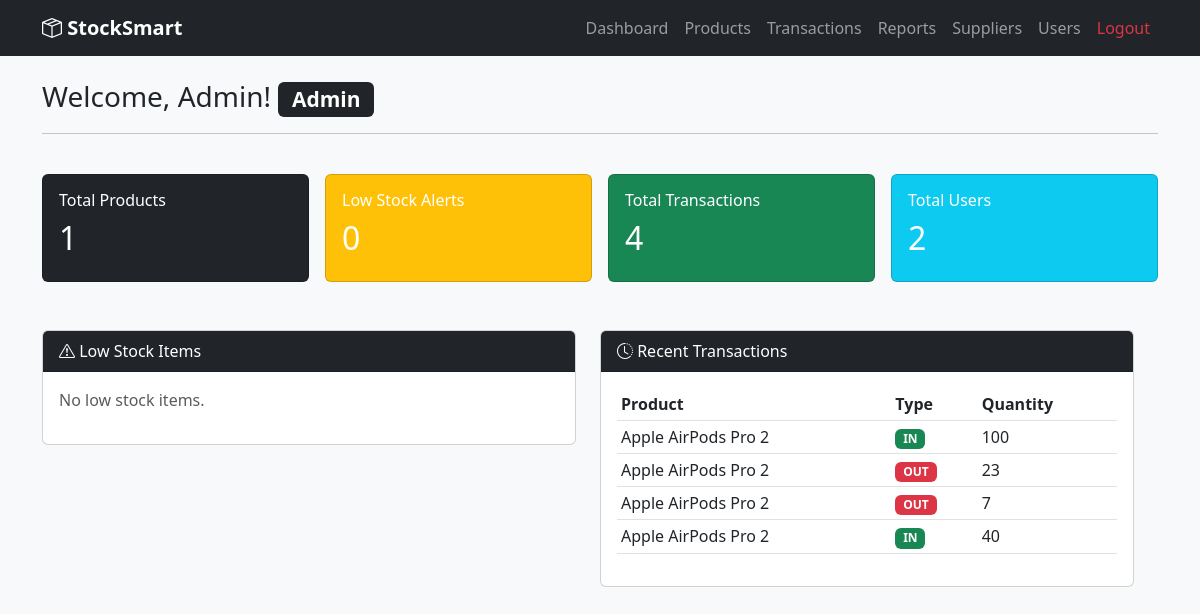
Screenshot of /accounts/dashboard/ (signed in) with the database file from the repository.
### apps/accounts/models.py (models this page shows, shortened)
class User(AbstractUser):
    ROLE_CHOICES = [
        ('admin', 'Admin'),
        ('staff', 'Staff'),
    ]
    STATUS_CHOICES = [
        ('active', 'Active'),
        ('pending', 'Pending'),
        ('rejected', 'Rejected'),
    ]
    role = models.CharField(max_length=10, choices=ROLE_CHOICES, default='staff')
    status = models.CharField(max_length=10, choices=STATUS_CHOICES, default='active')
    def is_admin(self):
        return self.role == 'admin'

### apps/transactions/models.py (models this page shows, shortened)
class Transaction(models.Model):
    TRANSACTION_TYPES = [
        ('IN', 'Stock In'),
        ('OUT', 'Stock Out'),
    ]
    OUT_REASONS = [
        ('sold', 'Sold'),
        ('damaged', 'Damaged/Expired'),
        ('internal', 'Internal Use'),
        ('other', 'Other'),
    ]
    product = models.ForeignKey(Product, on_delete=models.CASCADE)
    transaction_type = models.CharField(max_length=3, choices=TRANSACTION_TYPES)
    quantity = models.PositiveIntegerField()
    performed_by = models.ForeignKey(User, on_delete=models.SET_NULL, null=True)
    supplier = models.ForeignKey(Supplier, on_delete=models.SET_NULL, null=True, blank=True)
    out_reason = models.CharField(max_length=20, choices=OUT_REASONS, blank=True, null=True)
    notes = models.TextField(blank=True, null=True)
    date = models.DateTimeField(auto_now_add=True)

### apps/products/models.py (models this page shows, shortened)
class Product(models.Model):
    name = models.CharField(max_length=200)
    category = models.ForeignKey(Category, on_delete=models.SET_NULL, null=True, blank=True)
    unit = models.CharField(max_length=50)
    minimum_threshold = models.PositiveIntegerField(default=10)
    current_stock = models.PositiveIntegerField(default=0)
    created_by = models.ForeignKey('accounts.User', on_delete=models.SET_NULL, null=True)
    created_at = models.DateTimeField(auto_now_add=True)
    updated_at = models.DateTimeField(auto_now=True)
    def is_low_stock(self):
        return self.current_stock <= self.minimum_threshold

### apps/accounts/views.py (the view)
# urls.py: path('dashboard/', views.dashboard_view, name='dashboard'),
@login_required
def dashboard_view(request):
    from apps.products.models import Product
    from apps.transactions.models import Transaction
    total_products = Product.objects.count()
    low_stock_products = [p for p in Product.objects.all() if p.is_low_stock()]
    low_stock_count = len(low_stock_products)
    total_transactions = Transaction.objects.count()
    total_users = User.objects.filter(status='active').count()
    recent_transactions = Transaction.objects.order_by('-date')[:5]
    pending_users = User.objects.filter(status='pending').count()
    return render(request, 'accounts/dashboard.html', {
        'total_products': total_products,
        'low_stock_products': low_stock_products,
        'low_stock_count': low_stock_count,
        'total_transactions': total_transactions,
        'total_users': total_users,
        'recent_transactions': recent_transactions,
        'pending_users': pending_users,
    })

### templates/accounts/dashboard.html (shortened to what this page needs)
{% extends 'base.html' %}
{% block content %}
<div class="row">
    <div class="col-12">
        <h3>Welcome, {{ user.username }}!
            <span class="badge bg-dark">{{ user.role|capfirst }}</span>
        </h3>
        <hr>
    </div>
</div>
<div class="row g-3 mt-2">
    <div class="col-md-3">
        <div class="card text-white bg-dark">
            <div class="card-body">
                <h6 class="card-title">Total Products</h6>
                <h2>{{ total_products }}</h2>
            </div>
        </div>
    </div>
    <div class="col-md-3">
        <div class="card text-white bg-warning">
            <div class="card-body">
                <h6 class="card-title">Low Stock Alerts</h6>
                <h2>{{ low_stock_count }}</h2>
            </div>
        </div>
    </div>
    <div class="col-md-3">
        <div class="card text-white bg-success">
            <div class="card-body">
                <h6 class="card-title">Total Transactions</h6>
                <h2>{{ total_transactions }}</h2>
            </div>
        </div>
    </div>
    <div class="col-md-3">
        <div class="card text-white bg-info">
            <div class="card-body">
                <h6 class="card-title">Total Users</h6>
                <h2>{{ total_users }}</h2>
            </div>
        </div>
    </div>
</div>
<div class="row mt-4">
<div class="row mt-4">
    <div class="col-md-6">
        <div class="card">
            <div class="card-header bg-dark text-white">
                <i class="bi bi-exclamation-triangle"></i> Low Stock Items
            </div>
            <div class="card-body">
                {% if low_stock_products %}
                <table class="table table-sm">
                    <thead>
                        <tr>
                            <th>Product</th>
                            <th>Current Stock</th>
                            <th>Minimum</th>
                        </tr>
                    </thead>
                    <tbody>
                        {% for product in low_stock_products %}
                        <tr class="table-warning">
                            <td>{{ product.name }}</td>
                            <td>{{ product.current_stock }}</td>
                            <td>{{ product.minimum_threshold }}</td>
                        </tr>
                        {% endfor %}
                    </tbody>
                </table>
                {% else %}
                <p class="text-muted">No low stock items.</p>
                {% endif %}
            </div>
        </div>
    </div>
    <div class="col-md-6">
        <div class="card">
            <div class="card-header bg-dark text-white">
                <i class="bi bi-clock-history"></i> Recent Transactions
            </div>
            <div class="card-body">
                {% if recent_transactions %}
                <table class="table table-sm">
                    <thead>
                        <tr>
                            <th>Product</th>
                            <th>Type</th>
                            <th>Quantity</th>
                        </tr>
                    </thead>
                    <tbody>
                        {% for t in recent_transactions %}
                        <tr>
                            <td>{{ t.product.name }}</td>
                            <td>
                                {% if t.transaction_type == 'IN' %}
                                <span class="badge bg-success">IN</span>
                                {% else %}
                                <span class="badge bg-danger">OUT</span>
                                {% endif %}
                            </td>
                            <td>{{ t.quantity }}</td>
                        </tr>
                        {% endfor %}
                    </tbody>
                </table>
                {% else %}
                <p class="text-muted">No transactions yet.</p>
                {% endif %}
            </div>
        </div>
    </div>
</div>
{% endblock %}

### templates/base.html (shortened to what this page needs)
<!DOCTYPE html>
<html lang="en">
<head>
    <link href="https://cdn.jsdelivr.net/npm/bootstrap@5.3.0/dist/css/bootstrap.min.css" rel="stylesheet">
    <link href="https://cdn.jsdelivr.net/npm/bootstrap-icons@1.10.0/font/bootstrap-icons.css" rel="stylesheet">
</head>
<body class="bg-light">
{% if user.is_authenticated %}
<nav class="navbar navbar-expand-lg navbar-dark bg-dark">
    <div class="container">
        <a class="navbar-brand fw-bold" href="{% url 'dashboard' %}">
            <i class="bi bi-box-seam"></i> StockSmart
        </a>
        <div class="navbar-nav ms-auto">
            <a class="nav-link" href="{% url 'dashboard' %}">Dashboard</a>
            <a class="nav-link" href="{% url 'product_list' %}">Products</a>
            <a class="nav-link" href="{% url 'transaction_list' %}">Transactions</a>
            <a class="nav-link" href="{% url 'reports' %}">Reports</a>
            {% if user.is_admin %}
            <a class="nav-link" href="{% url 'supplier_list' %}">Suppliers</a>
            <a class="nav-link" href="{% url 'user_list' %}">Users</a>
            {% endif %}
            <a class="nav-link text-danger" href="{% url 'logout' %}">Logout</a>
        </div>
    </div>
</nav>
{% endif %}
<div class="container mt-4">
    {% block content %}{% endblock %}
</div>
</body>
</html>

### rows the page displays
User: username "Admin", role "Admin"
Transaction: product.name "Apple AirPods Pro 2", transaction_type "IN", quantity "100"
Transaction: product.name "Apple AirPods Pro 2", transaction_type "OUT", quantity "23"
Transaction: product.name "Apple AirPods Pro 2", transaction_type "OUT", quantity "7"
Transaction: product.name "Apple AirPods Pro 2", transaction_type "IN", quantity "40"

### other values shown
{{ total_products }} "1"
{{ low_stock_count }} "0"
{{ total_transactions }} "4"
{{ total_users }} "2"
